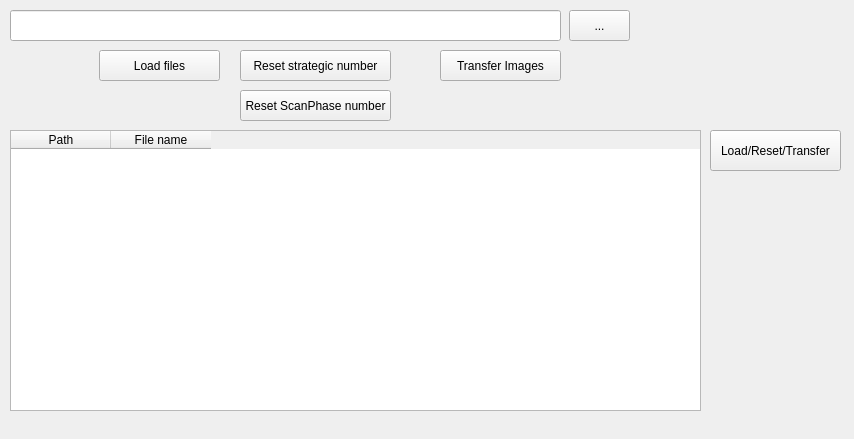
<?xml version="1.0" encoding="UTF-8"?>
<ui version="4.0">
 <class>LoadImageFilesForm</class>
 <widget class="QWidget" name="LoadImageFilesForm">
  <property name="geometry">
   <rect>
    <x>0</x>
    <y>0</y>
    <width>854</width>
    <height>439</height>
   </rect>
  </property>
  <property name="windowTitle">
   <string>Form</string>
  </property>
  <widget class="QLineEdit" name="lineEdit">
   <property name="geometry">
    <rect>
     <x>10</x>
     <y>10</y>
     <width>551</width>
     <height>31</height>
    </rect>
   </property>
  </widget>
  <widget class="QPushButton" name="pushButtonSeletFiles">
   <property name="geometry">
    <rect>
     <x>569</x>
     <y>10</y>
     <width>61</width>
     <height>31</height>
    </rect>
   </property>
   <property name="text">
    <string>...</string>
   </property>
  </widget>
  <widget class="QPushButton" name="pushButtonLoadImages">
   <property name="geometry">
    <rect>
     <x>99</x>
     <y>50</y>
     <width>121</width>
     <height>31</height>
    </rect>
   </property>
   <property name="text">
    <string>Load files</string>
   </property>
  </widget>
  <widget class="QPushButton" name="pushButtonTransferImages">
   <property name="geometry">
    <rect>
     <x>440</x>
     <y>50</y>
     <width>121</width>
     <height>31</height>
    </rect>
   </property>
   <property name="text">
    <string>Transfer Images</string>
   </property>
  </widget>
  <widget class="QPushButton" name="pushButtonResetStrategicNumber">
   <property name="geometry">
    <rect>
     <x>240</x>
     <y>50</y>
     <width>151</width>
     <height>31</height>
    </rect>
   </property>
   <property name="text">
    <string>Reset strategic number</string>
   </property>
  </widget>
  <widget class="QPushButton" name="pushButtonResetScanPhaseNumber">
   <property name="geometry">
    <rect>
     <x>240</x>
     <y>90</y>
     <width>151</width>
     <height>31</height>
    </rect>
   </property>
   <property name="text">
    <string>Reset ScanPhase number</string>
   </property>
  </widget>
  <widget class="QTableWidget" name="tableWidget">
   <property name="geometry">
    <rect>
     <x>10</x>
     <y>130</y>
     <width>691</width>
     <height>281</height>
    </rect>
   </property>
   <property name="selectionMode">
    <enum>QAbstractItemView::SingleSelection</enum>
   </property>
   <property name="selectionBehavior">
    <enum>QAbstractItemView::SelectRows</enum>
   </property>
   <column>
    <property name="text">
     <string>Path</string>
    </property>
   </column>
   <column>
    <property name="text">
     <string>File name</string>
    </property>
   </column>
  </widget>
  <widget class="QPushButton" name="pushButtonLoadResetTransfer">
   <property name="geometry">
    <rect>
     <x>710</x>
     <y>130</y>
     <width>131</width>
     <height>41</height>
    </rect>
   </property>
   <property name="text">
    <string>Load/Reset/Transfer</string>
   </property>
  </widget>
 </widget>
 <resources/>
 <connections/>
</ui>
